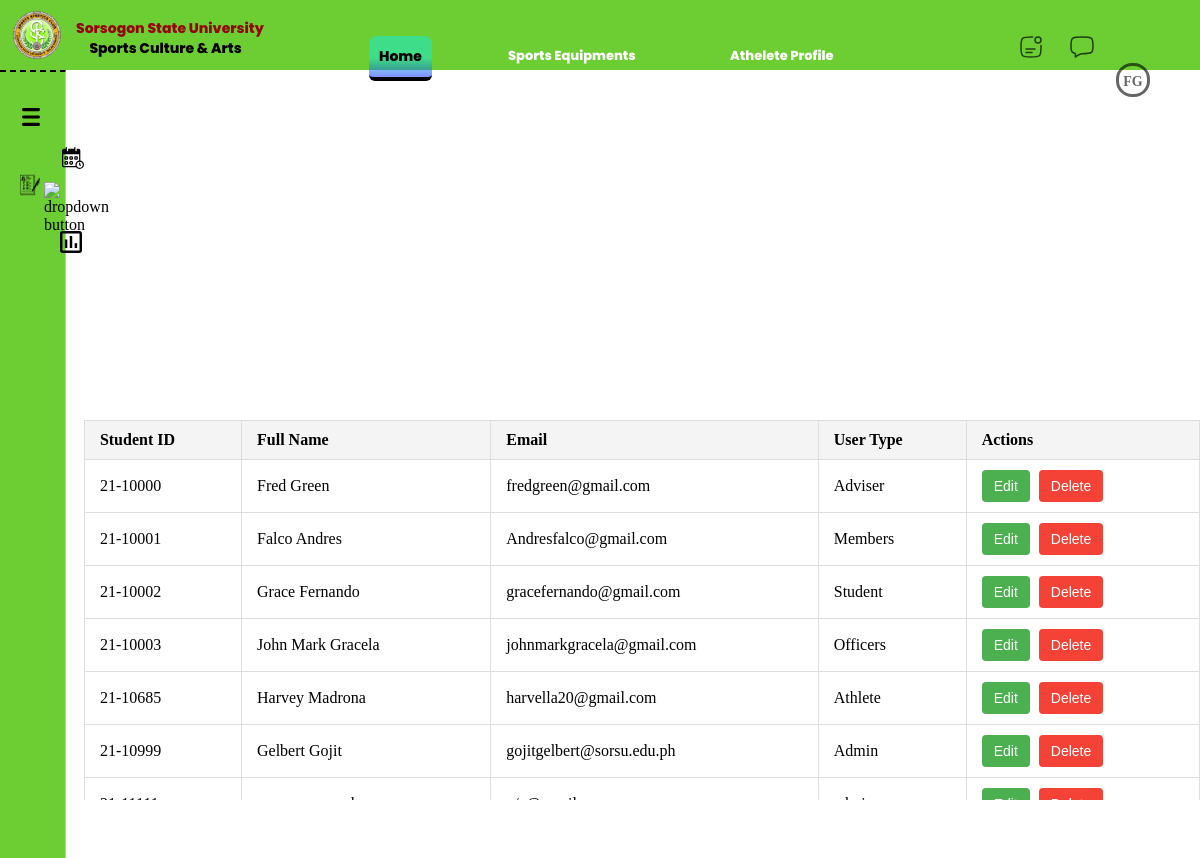
Screenshot of /settings/Registered_Record.php (signed in) with the database file from the repository.
### tables this page shows
CREATE TABLE `tblaccount` (
  `Student_id` char(128) NOT NULL,
  `Lastname` char(128) NOT NULL,
  `Firstname` char(128) NOT NULL,
  `Address` varchar(128) NOT NULL,
  `Fullname` char(128) NOT NULL,
  `Pass` char(128) NOT NULL,
  `Email_Address` varchar(128) NOT NULL,
  `Mobile_Number` bigint(24) NOT NULL,
  `Usertype` char(128) NOT NULL DEFAULT 'Student'
);

### settings/Registered_Record.php (the view, shortened to what this page needs)
<?php
$lastname = $_SESSION['Lastname'];
$firstname = $_SESSION['Firstname'];
$firstLetterLastname = substr($lastname, 0, 1);
$firstLetterFirstname = substr($firstname, 0, 1);
?>
<!DOCTYPE html>
<html lang="en">
<head>
    <link rel="stylesheet" href="record.css" />
</head>
<body>
    <nav id="nav-group" class="navcontainer">
        <img class="skc" src="../../img/SKC LOGO.svg" />
        <h4 class="Logoname-1">Sorsogon State University</h4>
        <h4 class="Logoname-2">Sports Culture & Arts</h4>
        <ul>
            <li>
                <a href="../homepage.php" class="homepage">Home</a>
            </li>
            <li>
                <a href="../sports/sports-equipment.php" class="Sports-menu">Sports Equipments</a>
            </li>
            <li>
                <a href="../athlete/athlete-profile.php" class="athlete-menu">Athelete Profile</a>
            </li>
        </ul>
        <img class="notification-icon" src="../../img/notification-icon.svg" />
        <img class="message-icon" src="../../img/message-icon.svg" />
        <h6 class="user-login-icon" onclick="toggleMenu()">
            <?= htmlspecialchars($firstLetterFirstname) . htmlspecialchars($firstLetterLastname) ?>
        </h6>
    </nav>
    <aside id="side-nav-group">
        <ul>
            <li class="menu-toggle">
                <button onclick=toggleSidebar() id="sidetoggle-btn">
                    <img class="menu-icon" src="../../img/Menu-icon.svg" />
                </button>
            </li>
            <li class="menu-schedule-container">
                <a href="#">
                    <img class="menu-schedule" src="../../img/schedule-icon.svg" />
                </a>
            </li>
            <li class="sidenav-li">
                <button onclick=toggleSubMenu(this) class="dropdown-btn">
                    <img class="menu-skcform" src="../../img/skc-form-icon.svg" alt="">
                    <img class="skcform-dropdown" src="../../img/Dropdown-button.svg" alt="dropdown button">
                </button>
            </li>
            <li class="menu-report-container">
                <a href="#" class="no">
                    <img class="menu-report" src="../../img/reports-icon.svg" />
                </a>
            </li>
        </ul>
    </aside>
    <main>
        <div class="create_container">
            <header class="Skc_create">
                <h2>SKC Create Account</h2>
            </header>
            <table class="account-table">
                <thead>
                    <tr>
                        <th>Student ID</th>
                        <th>Full Name</th>
                        <th>Email</th>
                        <th>User Type</th>
                        <th>Actions</th>
                    </tr>
                </thead>
                <tbody>
                    <?php
                    include('../../connection/dbase.php');
                    $sql = "SELECT Student_id, Fullname, Email_Address, Usertype FROM tblaccount";
                    $result = $CON->query($sql);
                    if ($result->num_rows > 0) {
                        while ($row = $result->fetch_assoc()) {
                            echo "<tr>
                    <td>" . htmlspecialchars($row['Student_id']) . "</td>
                    <td>" . htmlspecialchars($row['Fullname']) . "</td>
                    <td>" . htmlspecialchars($row['Email_Address']) . "</td>
                    <td>" . htmlspecialchars($row['Usertype']) . "</td>
                    <td>
                        <button class='action-btn edit-btn' onclick='editRecord(" . json_encode($row) . ")'>Edit</button>
                        <button class='action-btn delete-btn' onclick='deleteRecord(" . htmlspecialchars($row['Student_id']) . ")'>Delete</button>
                    </td>
                </tr>";
                        }
                    } else {
                        echo "<tr><td colspan='5'>No records found.</td></tr>";
                    }
                    ?>
                </tbody>
            </table>
        </div>
    </main>
</body>
</html>

### settings/record.css (style rules this page uses)
* { -webkit-font-smoothing: antialiased; box-sizing: border-box; }
html, body { margin: 0px; height: 100%; overflow: hidden; padding: 0; position: relative; z-index: 1; }
:root { --primary-color-background: #ffffff; --secondary-color-background: #6dce33; --third-color-text: #000000; }
body { display: flex; height: 100%; }
a { text-decoration: none; }
ul li { list-style-type: none; }
#nav-group { display: flex; position: fixed; flex-direction: row; justify-content: space-between; align-items: center; background-color: var(--secondary-color-background); width: 100%; height: 70px; top: 0; left: 0; }
.skc { width: 50px; height: 50px; top: 0px; left: 12px; object-fit: cover; position: relative; }
#nav-group h4 { position: absolute; display: flex; flex-direction: column; left: 76px; margin-top: 4px; }
.Logoname-1 { width: 171px; top: 14px; left: 0px; font-family: "Poppins", sans-serif; font-weight: 800; color: #950608; font-size: 14px; text-align: center; white-space: nowrap; position: relative; }
.Logoname-2 { width: 171px; top: 34px; font-family: "Poppins", sans-serif; font-weight: 800; color: #000000; font-size: 14px; text-align: center; position: relative; margin-left: 4px; }
#nav-group ul li { position: absolute; display: flex; left: 246px; top: 36px; }
.homepage { left: 123px; border-radius: 8px; background: linear-gradient(180deg, rgba(15.73, 235.88, 224.87, 0.5) 53.5%, rgba(0, 34, 255, 0.5) 100%); gap: 10px; padding: 10px; position: relative; font-family: "Poppins", sans-serif; font-weight: 800; color: #000000; font-size: 14px; cursor: pointer; border-bottom: 4px solid black; border-bottom-right-radius: 6px; border-bottom-left-radius: 6px; }
.Sports-menu { font-family: "Poppins", sans-serif; font-weight: 800; color: #ffffff; font-size: 13px; left: 252px; gap: 10px; padding: 10px; position: relative; cursor: pointer; }
.athlete-menu { font-family: "Poppins", sans-serif; font-weight: 800; color: #ffffff; font-size: 13px; gap: 10px; padding: 10px; position: relative; left: 474px; cursor: pointer; }
.notification-icon { position: absolute; width: 22px; height: 22px; top: 36px; right: 158px; cursor: pointer; }
.message-icon { position: relative; width: 24px; height: 22px; top: 12px; right: 106px; cursor: pointer; }
.user-login-icon { position: absolute; width: 34px; height: 34px; top: 30px; right: 50px; cursor: pointer; border: solid; border-radius: 16px; opacity: 0.6; text-align: center; padding-top: 8px; font-size: 14px; font-weight: 800; }
.menu-schedule, .menu-report, .menu-athlete, .menu-personal, .menu-member, .menu-varsity { width: 22px; height: 22px; }
.menu-icon { width: 20px; height: 18px; position: relative; }
.menu-skcform { width: 20px; height: 22px; }
#side-nav-group a, #side-nav-group .dropdown-btn, #side-nav-group .sideformicon { color: #000000; display: flex; align-items: center; flex-direction: row; gap: 1em; }
.dropdown-btn { width: 100%; text-align: left; background: none; border: none; font: inherit; cursor: pointer; border-radius: 10px; position: absolute; display: flex; align-items: center; }
#side-nav-group img { flex-shrink: 1; fill: #000000; }
#sidetoggle-btn { margin-left: auto; border: none; background: none; cursor: pointer; transition: transform 400ms ease; }
main { position: relative; padding-left: min(20px, 7%); z-index: -1; flex-grow: 1; margin-left: -120px; transition: margin-left 300ms ease-in-out; }
.create_container { position: relative; display:flex; justify-content: center; align-items: center; text-align: center; top:50%; }
.account-table { width: 100%; border-collapse: collapse; margin-top: 20px; font-size: 16px; text-align: left; }
.account-table th, .account-table td { padding: 10px 15px; border: 1px solid #ddd; }
.account-table th { background-color: #f4f4f4; font-weight: bold; }
.action-btn { padding: 8px 12px; border: none; border-radius: 4px; cursor: pointer; font-size: 14px; margin-right: 5px; }
.edit-btn { background-color: #4CAF50; color: white; }
.delete-btn { background-color: #f44336; color: white; }

### rows the page displays
tblaccount: Student_id "21-10000", Fullname "Fred Green", Email_Address "fredgreen@gmail.com", Usertype "Adviser"
tblaccount: Student_id "21-10001", Fullname "Falco Andres", Email_Address "Andresfalco@gmail.com", Usertype "Members"
tblaccount: Student_id "21-10002", Fullname "Grace Fernando", Email_Address "gracefernando@gmail.com", Usertype "Student"
tblaccount: Student_id "21-10003", Fullname "John Mark Gracela", Email_Address "johnmarkgracela@gmail.com", Usertype "Officers"
tblaccount: Student_id "21-10685", Fullname "Harvey Madrona", Email_Address "harvella20@gmail.com", Usertype "Athlete"
tblaccount: Student_id "21-10999", Fullname "Gelbert Gojit", Email_Address "gojitgelbert@sorsu.edu.ph", Usertype "Admin"
tblaccount: Student_id "21-11111", Fullname "anonymous unknown", Email_Address "n/a@gmail.com", Usertype "admin"

### other values shown
$firstLetterFirstname "F"
$firstLetterLastname "G"
